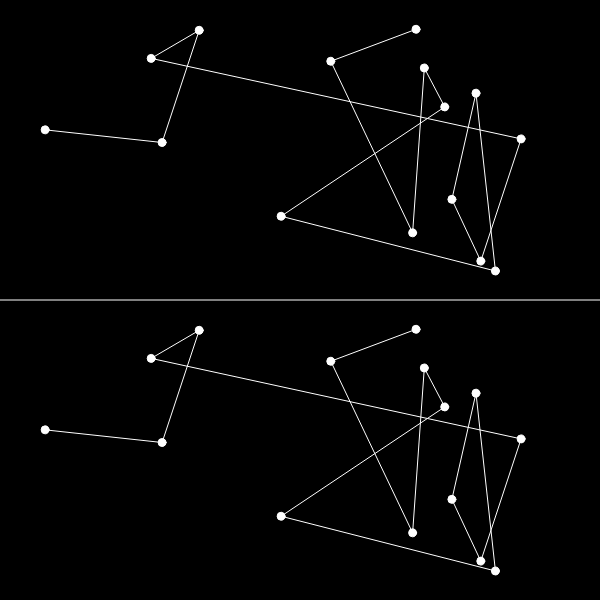
Frame 1 (no input)
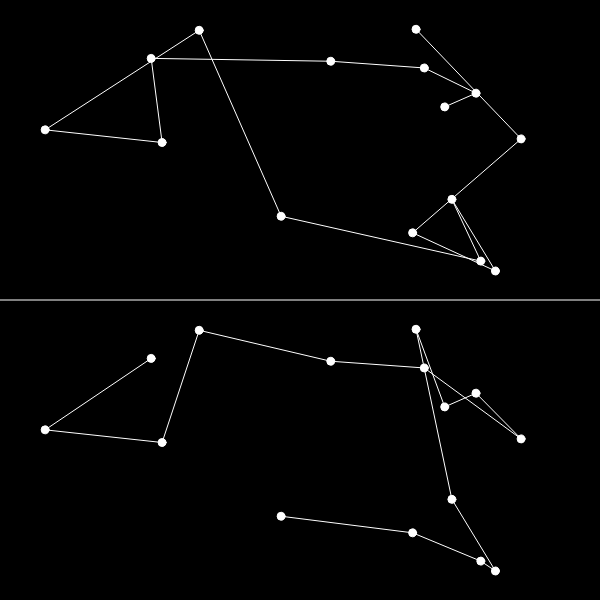
Frame 60 (no input)
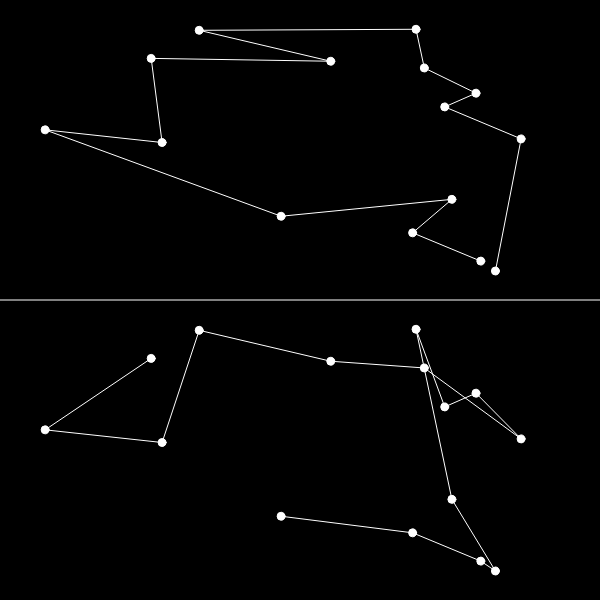
Frame 120 (the mouse pressed at the canvas centre since frame 60)

The p5.js sketch that drew these frames (run headless with seeded random() and noise() and a simulated clock; from frame 60 on, the mouse is pressed at the canvas centre):

// p5.js sketch
// ── sketch.js
// Daniel Shiffman
// Nature of Code: Intelligence and Learning
// https://github.com/shiffman/NOC-S17-2-Intelligence-Learning

// Evolve Traveling Salesperson

// Cities
var cities = [];
var totalCities = 15;

// Best path overall
var recordDistance = Infinity;
var bestEver;

// Population of possible orders
var population = [];
var popTotal = 200;

function setup() {
  createCanvas(600, 600);

  // Make random cities
  for (var i = 0; i < totalCities; i++) {
    var v = createVector(random(10, width - 10), random(10, height / 2 - 10));
    cities[i] = v;
  }

  // Create population
  for (var i = 0; i < popTotal; i++) {
    population[i] = new DNA(totalCities);
  }

}

function draw() {
  background(0);

  // Each round let's find the best and worst
  var minDist = Infinity;
  var maxDist = 0;

  // Search for the best this round and overall
  var bestNow;
  for (var i = 0; i < population.length; i++) {
    var d = population[i].calcDistance();

    // Is this the best ever?
    if (d < recordDistance) {
      recordDistance = d;
      bestEver = population[i];
    }

    // Is this the best this round?
    if (d < minDist) {
      minDist = d;
      bestNow = population[i];
    }

    // Is this the worst?
    if (d > maxDist) {
      maxDist = d;
    }
  }

  // Show the best this round
  bestNow.show();
  translate(0, height / 2);
  line(0, 0, width, 0);
  // Show the best ever!
  bestEver.show();

  // Map all the fitness values between 0 and 1
  var sum = 0;
  for (var i = 0; i < population.length; i++) {
    sum += population[i].mapFitness(minDist, maxDist);
  }

  // Normalize them to a probability between 0 and 1
  for (var i = 0; i < population.length; i++) {
    population[i].normalizeFitness(sum);
  }

  // Selection

  // A new population
  var newPop = [];

  // Sam population size
  for (var i = 0; i < population.length; i++) {

    // Pick two
    var a = pickOne(population);
    var b = pickOne(population);

    // Crossover!
    var order = a.crossover(b);
    newPop[i] = new DNA(totalCities, order);
  }

  // New population!
  population = newPop;
}

// This is a new algorithm to select based on fitness probability!
// It only works if all the fitness values are normalized and add up to 1
function pickOne() {
  // Start at 0
  var index = 0;

  // Pick a random number between 0 and 1
  var r = random(1);

  // Keep subtracting probabilities until you get less than zero
  // Higher probabilities will be more likely to be fixed since they will
  // subtract a larger number towards zero
  while (r > 0) {
    r -= population[index].fitness;
    // And move on to the next
    index += 1;
  }

  // Go back one
  index -= 1;

  return population[index];
}

// ── dna.js
// Daniel Shiffman
// Nature of Code: Intelligence and Learning
// https://github.com/shiffman/NOC-S17-2-Intelligence-Learning

// Evolve Traveling Salesperson

// A generic function to swap two elements in an array
function swap(a, i, j) {
  var temp = a[i];
  a[i] = a[j];
  a[j] = temp;
}

// A DNA object is an order through the cities
function DNA(total, order) {

  // Start assuming it's distance is infinity and fitness is zero
  this.dist = Infinity;
  this.fitness = 0;

  // Is this being made from another DNA object?
  if (order instanceof Array) {
    // Just copy the order
    this.order = order.slice();
    // Mutation
    // 50% of the time shuffle one spot to see if it improves
    if (random(1) < 0.05) {
      this.shuffle();
    }
  } else {

    // Create a random order
    this.order = [];
    for (var i = 0; i < total; i++) {
      this.order[i] = i;
    }

    // Shuffle randomly 100 times
    // Is this good enough for variation?
    for (var n = 0; n < 100; n++) {
      this.shuffle();
    }
  }
}

// Shuffle array one time
DNA.prototype.shuffle = function() {
  var i = floor(random(this.order.length));
  var j = floor(random(this.order.length));
  swap(this.order, i, j);
}

// How long is this particular path?
DNA.prototype.calcDistance = function() {
  var sum = 0;
  for (var i = 0; i < this.order.length - 1; i++) {
    var cityAIndex = this.order[i];
    var cityA = cities[cityAIndex];
    var cityBIndex = this.order[i + 1];
    var cityB = cities[cityBIndex];
    var d = dist(cityA.x, cityA.y, cityB.x, cityB.y);
    sum += d;
  }
  this.dist = sum;
  return this.dist;
}

// Map the fitess where shortest is best, longest is worst
DNA.prototype.mapFitness = function(minD, maxD) {
  this.fitness = map(this.dist, minD, maxD, 1, 0);
  return this.fitness;
}

// Normalize against total fitness
DNA.prototype.normalizeFitness = function(total) {
  this.fitness /= total;
}

// Draw the path
DNA.prototype.show = function() {

  // Lines
  stroke(255);
  strokeWeight(1);
  noFill();
  beginShape();
  for (var i = 0; i < this.order.length; i++) {
    var n = this.order[i];
    vertex(cities[n].x, cities[n].y);
  }
  endShape();

  // Cities
  fill(255);
  for (var i = 0; i < this.order.length; i++) {
    var n = this.order[i];
    ellipse(cities[n].x, cities[n].y, 8, 8);
  }
}

DNA.prototype.crossover = function(other) {
  var order1 = this.order;
  var order2 = other.order;

  var start = floor(random(order1.length));
  var end = floor(random(start+1, order1.length+1));

  var neworder = order1.slice(start, end);
  var leftover = order1.length - neworder.length;

  var count = 0;
  var i = 0;
  while (count < leftover) {
    var city = order2[i];
    if (!neworder.includes(city)) {
      neworder.push(city);
      count++;
    }
    i++;
  }
  return neworder;
}
